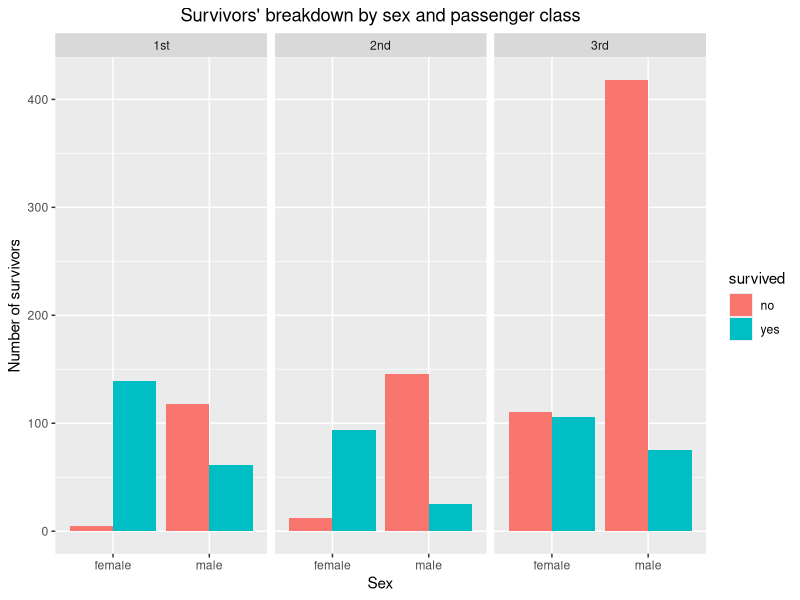
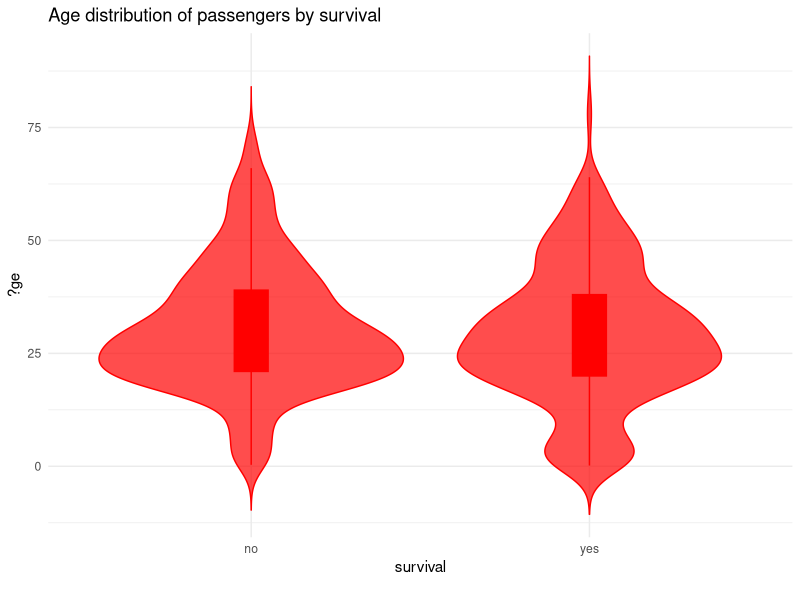

The R source for these figures, in order:
## ---- chunk 1
knitr::opts_chunk$set(echo = TRUE)
## ---- chunk 2
library(carData)

## ---- chunk 3
head(TitanicSurvival)
## ---- chunk 4
summary(TitanicSurvival)

## ---- chunk 5
# Calcul des statistiques descriptives pour l'?ge
summary(TitanicSurvival$age)
## ---- chunk 6
library(ggplot2)

## ---- chunk 7
# Survivors' breakdown by sex and passenger class
ggplot(TitanicSurvival, aes(x = sex, fill = survived)) +
  geom_bar(position = "dodge") +
  facet_wrap(~passengerClass) +
  labs(title = "Survivors' breakdown by sex and passenger class", x = "Sex", y = "Number of survivors")  + theme(plot.title = element_text(hjust = 0.5))
## ---- chunk 8
# Age of passengers based on survival
ggplot(TitanicSurvival, aes(x = survived, y = age, fill = survived)) +
  geom_violin(trim = FALSE, fill = "red", color = "red", alpha = 0.7) + 
  geom_boxplot(width = 0.1, fill = "red", color = "red", outlier.shape = NA) +  # Boxplot sans points aberrants
  labs(title = "Age distribution of passengers by survival", x = "survival
", y = "?ge") +
  theme(plot.title = element_text(hjust = 0.5)) +
  scale_fill_manual(values = c("no" = "red", "yes" = "blue")) +
  theme_minimal()
